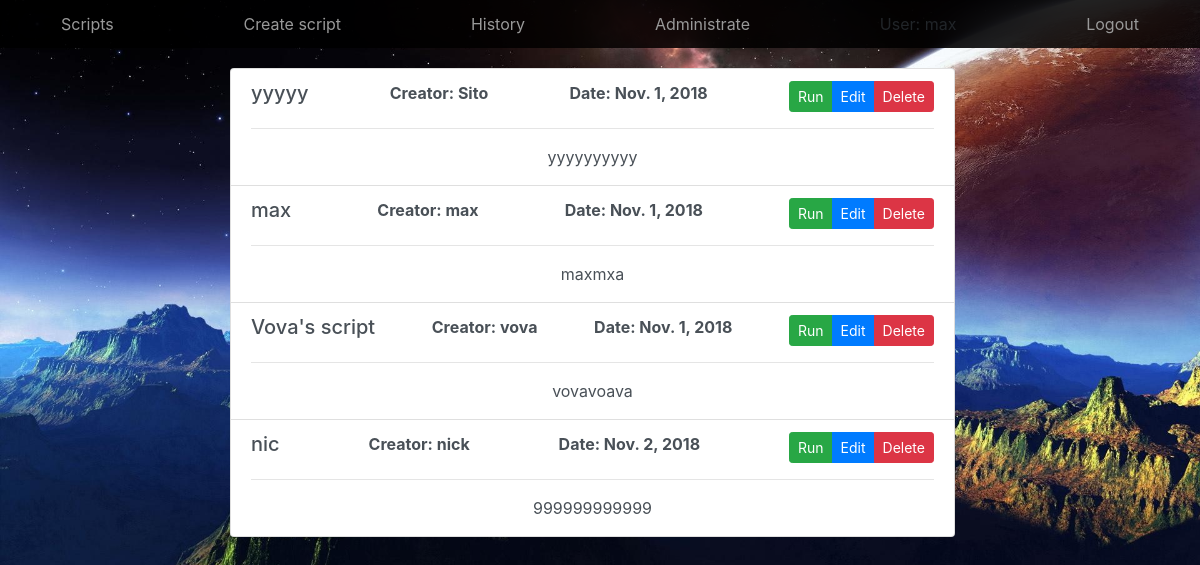
Page /scripts/ (signed in) on the earlier database version.
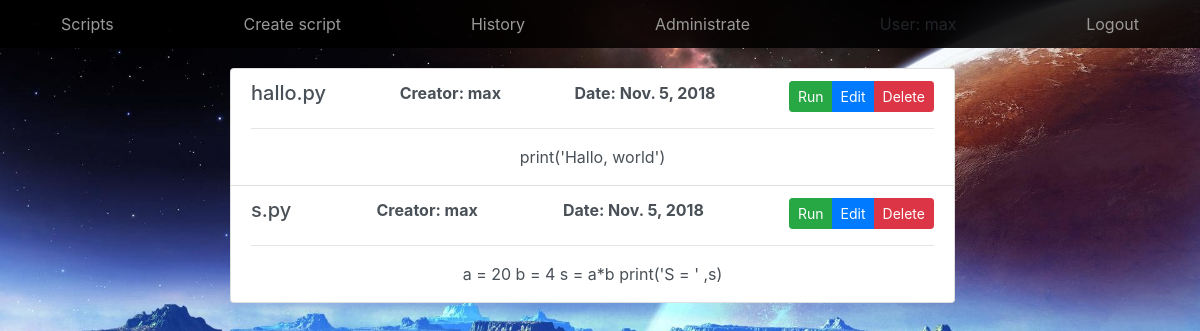
Same page on the later database version.
### Script/models.py (models this page shows)
class script(models.Model):
    creator = models.ForeignKey(User, on_delete=models.CASCADE, default=None)
    script_name = models.CharField(max_length=40, unique=True, db_index=True, primary_key=True)
    script = models.TextField()
    create_date = models.DateField(default=str(datetime.datetime.now())[:10])
    def __str__(self):
        return self.script_name

### Script/views.py (the view)
# urls.py: path('scripts/', Scripts, name='Scripts'),
@login_required
def Scripts(request):
    elements = script.objects.all()
    context = {
        'Scripts': elements
    }
    return render(request, 'Scripts.html', context)

### Script/templates/Scripts.html (shortened to what this page needs)
{% extends 'home.html' %}
{% block content %}
<div class="container text-center" style="margin-top: 20px;">
     <div class="list-group col-lg-8 list_line">
            {% for script in Scripts %}
          <li  class="list-group-item list-group-item-action  align-items-start">
            <div class="d-flex w-100 justify-content-between">
                    <h5 class="mb-1">{{ script.script_name }}</h5>
                    <b>Creator: {{ script.creator }}</b>
                    <b>Date: {{ script.create_date }}</b>
                  <div class="btn-group btn-group-sm" role="group">
                      <a href="run/{{ script.script_name }}" type='' class="btn btn-success" >Run</a>
                      <a href="edit/{{ script.script_name }}" type='' class="btn btn-primary" >Edit</a>
                      <button type="submit" id="script" class="btn btn-danger open-modal" name="remove"  value="{{ script }}" onclick="ViewModal(this)">Delete</button>
                    </div>
            </div>
              <hr>
              <p class="mb-1">{{ script.script }}</p>
          </li>
        {% endfor %}
     </div>
</div>
{% endblock %}

### Script/templates/home.html (shortened to what this page needs)
{% load static %}
<!doctype html>
<html lang="en">
  <head>
     <link href="{% static 'bootstrap.min.css' %}" rel="stylesheet">
      <link rel="stylesheet" href={% static "style.css" %}>
  </head>
  <body class="back">
    {% include 'nav.html' %}
    {% block content %}
    {% endblock %}
  </body>
</html>

### Script/templates/nav.html (shortened to what this page needs)
<nav class="site-header sticky-top py-1">
      <div class="container d-flex flex-column flex-md-row justify-content-between">
            <a class="nav-link" href='/scripts'>Scripts<span class="sr-only">(current)</span></a>
            <a class="nav-link" href="/script">Create script</a>
            <a class="nav-link" href="/history">History</a>
            <a class="nav-link " href="/admin">Administrate</a>
           {% if user.is_authenticated %}
              <a class="nav-link">User: {{ user.get_username }}</a>
            <a class="nav-link"  href="{% url 'logout'%}?next={{request.path}}">Logout</a>
           {% else %}
               <a class="nav-link" href="/registration">Registration</a>
                <a class="nav-link" href="{% url 'login'%}?next={{request.path}}">Login</a>
          {% endif %}
      </div>
    </nav>

### Script/static/style.css (style rules this page uses)
.site-header { background-color: rgba(0, 0, 0, .85); -webkit-backdrop-filter: saturate(180%) blur(20px); backdrop-filter: saturate(180%) blur(20px); }
.site-header a { color: #999; transition: ease-in-out color .15s; }
.back { height: 100%; width: 100%; background: url('back.jpg') no-repeat;;; background-size: cover; }
.list_line { display: inline-flex; }

Differences in the rows shown:
removed script: script_name "yyyyy", creator "Sito", create_date "Nov. 1, 2018", script "yyyyyyyyyy"
removed script: script_name "max", creator "max", create_date "Nov. 1, 2018", script "maxmxa"
removed script: script_name "Vova's script", creator "vova", create_date "Nov. 1, 2018", script "vovavoava"
removed script: script_name "nic", creator "nick", create_date "Nov. 2, 2018", script "999999999999"
added script: script_name "hallo.py", creator "max", create_date "Nov. 5, 2018", script "print('Hallo, world')"
added script: script_name "s.py", creator "max", create_date "Nov. 5, 2018", script "a = 20 b = 4 s = a*b print('S = ' ,s)"
